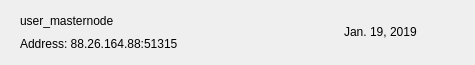
<?xml version="1.0" encoding="UTF-8"?>
<ui version="4.0">
 <class>MNRow</class>
 <widget class="QWidget" name="MNRow">
  <property name="geometry">
   <rect>
    <x>0</x>
    <y>0</y>
    <width>475</width>
    <height>65</height>
   </rect>
  </property>
  <property name="windowTitle">
   <string>Form</string>
  </property>
  <property name="styleSheet">
   <string notr="true"/>
  </property>
  <layout class="QVBoxLayout" name="verticalLayout_2">
   <property name="spacing">
    <number>0</number>
   </property>
   <property name="leftMargin">
    <number>20</number>
   </property>
   <property name="topMargin">
    <number>0</number>
   </property>
   <property name="rightMargin">
    <number>20</number>
   </property>
   <property name="bottomMargin">
    <number>0</number>
   </property>
   <item>
    <widget class="QFrame" name="frame_2">
     <property name="styleSheet">
      <string notr="true">border:none;</string>
     </property>
     <property name="frameShape">
      <enum>QFrame::StyledPanel</enum>
     </property>
     <property name="frameShadow">
      <enum>QFrame::Raised</enum>
     </property>
     <layout class="QHBoxLayout" name="horizontalLayout">
      <property name="leftMargin">
       <number>0</number>
      </property>
      <property name="rightMargin">
       <number>0</number>
      </property>
      <item>
       <widget class="QFrame" name="frame">
        <property name="styleSheet">
         <string notr="true">border:none;padding:0px;</string>
        </property>
        <property name="frameShape">
         <enum>QFrame::StyledPanel</enum>
        </property>
        <property name="frameShadow">
         <enum>QFrame::Raised</enum>
        </property>
        <layout class="QVBoxLayout" name="verticalLayout">
         <property name="spacing">
          <number>0</number>
         </property>
         <property name="leftMargin">
          <number>0</number>
         </property>
         <property name="topMargin">
          <number>0</number>
         </property>
         <property name="rightMargin">
          <number>0</number>
         </property>
         <property name="bottomMargin">
          <number>0</number>
         </property>
         <item>
          <widget class="QLabel" name="labelName">
           <property name="text">
            <string>user_masternode</string>
           </property>
          </widget>
         </item>
         <item>
          <widget class="QLabel" name="labelAddress">
           <property name="text">
            <string>Address: 88.26.164.88:51315</string>
           </property>
          </widget>
         </item>
        </layout>
       </widget>
      </item>
      <item>
       <spacer name="horizontalSpacer">
        <property name="orientation">
         <enum>Qt::Horizontal</enum>
        </property>
        <property name="sizeHint" stdset="0">
         <size>
          <width>40</width>
          <height>20</height>
         </size>
        </property>
       </spacer>
      </item>
      <item>
       <widget class="QLabel" name="labelDate">
        <property name="text">
         <string>Jan. 19, 2019</string>
        </property>
       </widget>
      </item>
      <item>
       <widget class="QPushButton" name="pushButtonMenu">
        <property name="focusPolicy">
         <enum>Qt::NoFocus</enum>
        </property>
        <property name="styleSheet">
         <string notr="true">border:none; background-color:transparent; padding:0px;</string>
        </property>
        <property name="text">
         <string/>
        </property>
        <property name="icon">
         <iconset>
          <normaloff>:/ic-menu-hover</normaloff>:/ic-menu-hover</iconset>
        </property>
        <property name="iconSize">
         <size>
          <width>24</width>
          <height>24</height>
         </size>
        </property>
       </widget>
      </item>
     </layout>
    </widget>
   </item>
   <item>
    <widget class="QLabel" name="lblDivisory">
     <property name="minimumSize">
      <size>
       <width>0</width>
       <height>1</height>
      </size>
     </property>
     <property name="maximumSize">
      <size>
       <width>16777215</width>
       <height>1</height>
      </size>
     </property>
     <property name="text">
      <string/>
     </property>
     <property name="alignment">
      <set>Qt::AlignBottom|Qt::AlignLeading|Qt::AlignLeft</set>
     </property>
    </widget>
   </item>
  </layout>
 </widget>
 <resources/>
 <connections/>
</ui>
